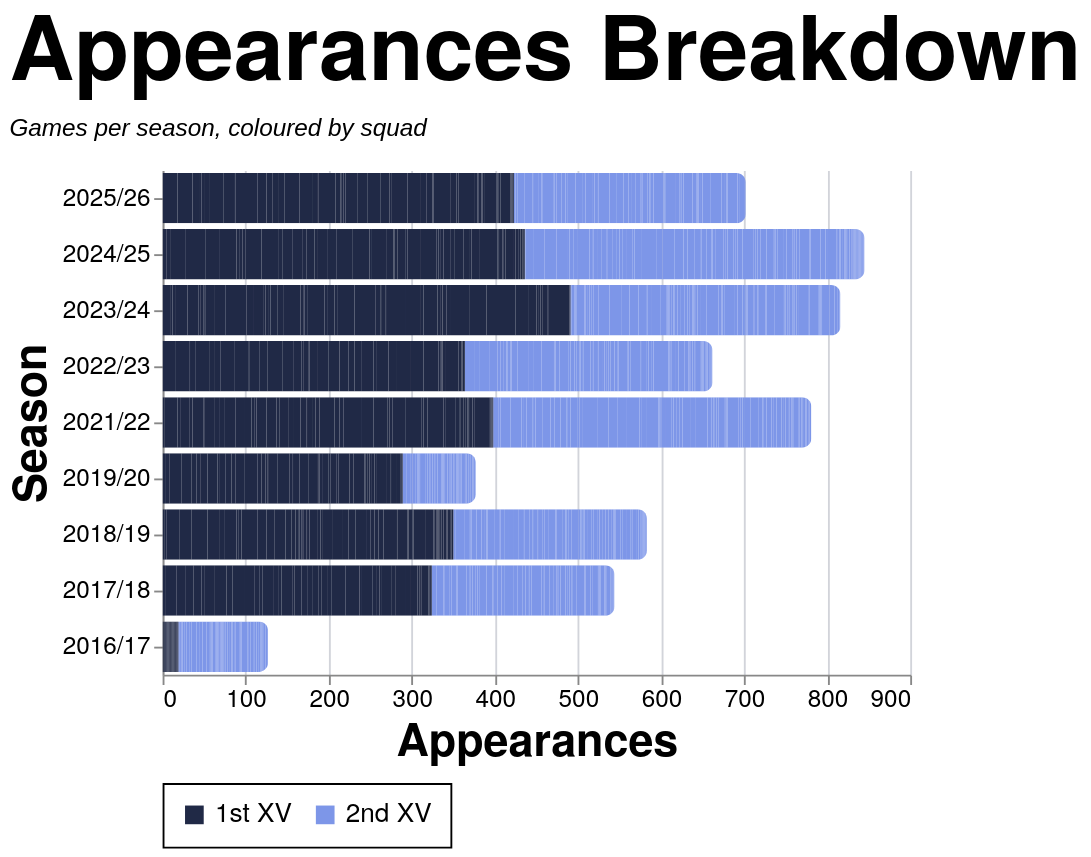

Describe this chart as a Vega-Lite specification.
### Vega-Lite specification from a JSON file in a GitHub repository (floating-point values rounded to 4 significant figures; data arrays with more than 128 entries replaced by an {"elided": "..."} marker saying what was removed)
{"config": {"axis": {"labelFont": "PT Sans Narrow, Helvetica Neue, Helvetica, Arial, sans-serif", "titleFont": "PT Sans Narrow, Helvetica Neue, Helvetica, Arial, sans-serif", "labelFontSize": 13, "titleFontSize": 24, "gridColor": "#202947", "gridOpacity": 0.2, "zindex": 1}, "text": {"font": "Lato, sans-serif"}, "bar": {"cornerRadiusEnd": 5}, "header": {"labelFont": "PT Sans Narrow, Helvetica Neue, Helvetica, Arial, sans-serif", "titleFont": "PT Sans Narrow, Helvetica Neue, Helvetica, Arial, sans-serif", "labelFontSize": 24, "titleFontSize": 28, "labelFontWeight": "bold", "orient": "left"}, "legend": {"labelFont": "PT Sans Narrow, Helvetica Neue, Helvetica, Arial, sans-serif", "titleFont": "PT Sans Narrow, Helvetica Neue, Helvetica, Arial, sans-serif", "labelFontSize": 14, "titleFontSize": 16, "titlePadding": 5, "fillColor": "white", "strokeColor": "black", "padding": 10, "titleFontWeight": "lighter", "titleFontStyle": "italic", "titleColor": "gray", "offset": 10}, "title": {"font": "PT Sans Narrow, Helvetica Neue, Helvetica, Arial, sans-serif", "fontSize": 48, "fontWeight": "bold", "anchor": "start", "align": "center", "titlePadding": 20, "subtitlePadding": 10, "subtitleFontSize": 13, "subtitleColor": "", "subtitleFontStyle": "italic", "offset": 15, "color": "black"}, "axisX": {"labelAngle": 0}, "facet": {"title": null, "header": null, "align": {"row": "each", "column": "each"}, "spacing": 10}, "resolve": {"scale": {"y": "independent", "facet": "independent"}}, "background": "transparent", "scale": {"offsetBandPaddingOuter": 0.2, "offsetBandPaddingInner": 0.1}, "view": {"stroke": null, "background": "transparent"}}, "data": {"name": "data-b78a096c5d60d395fba509b7dc9d317d"}, "mark": {"type": "bar"}, "encoding": {"color": {"field": "color_value", "legend": {"orient": "bottom", "title": null}, "scale": {"domain": ["1st XV", "2nd XV"], "range": ["#202946", "#7d96e8"]}, "sort": {"field": "sum(apps)", "op": "sum", "order": "descending"}, "type": "nominal"}, "tooltip": [{"field": "player", "title": "Player", "type": "nominal"}, {"field": "season", "title": "Season", "type": "nominal"}, {"field": "color_value", "title": "Group", "type": "nominal"}, {"aggregate": "sum", "field": "apps", "title": "Appearances", "type": "quantitative"}], "x": {"aggregate": "sum", "field": "apps", "title": "Appearances", "type": "quantitative"}, "y": {"field": "season", "sort": {"field": "season_sort", "op": "max", "order": "descending"}, "title": "Season", "type": "nominal"}}, "height": {"step": 30}, "title": {"text": "Appearances Breakdown", "subtitle": "Games per season, coloured by squad"}, "width": 400, "$schema": "https://vega.github.io/schema/vega-lite/v5.20.1.json", "datasets": {"data-b78a096c5d60d395fba509b7dc9d317d": {"elided": "2509 records"}}}
